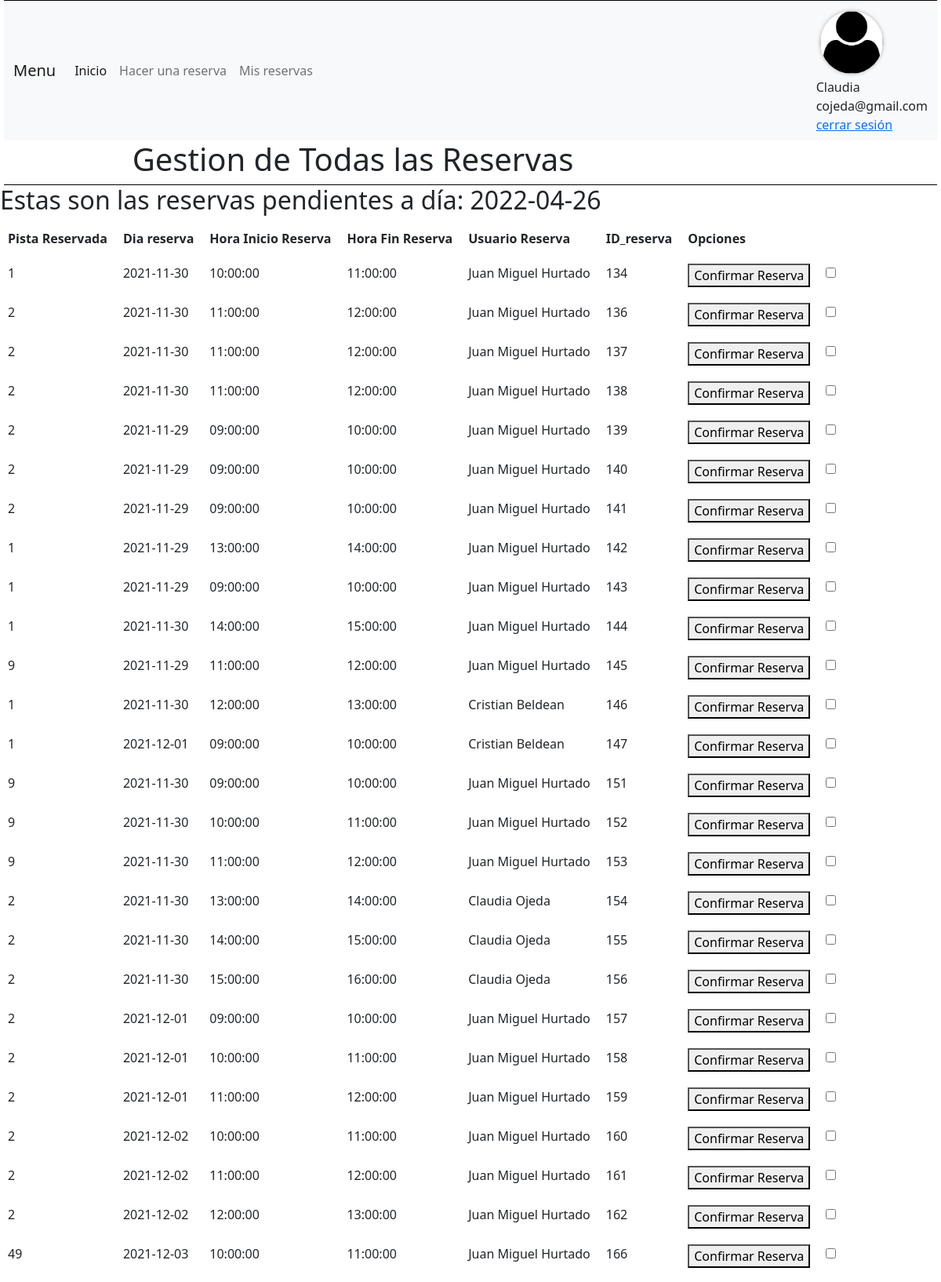
The page /gestionReservas.php (signed in, upper part) on the database its author committed.
### tables this page shows
CREATE TABLE `usuarios` (
  `id` int(11) NOT NULL,
  `nombre` varchar(100) NOT NULL,
  `apellidos` varchar(100) NOT NULL,
  `telefono` int(11) NOT NULL,
  `email` varchar(100) NOT NULL,
  `password` varchar(100) NOT NULL,
  `foto` varchar(200) NOT NULL,
  `cookie_id` varchar(100) NOT NULL,
  `privilegios` varchar(200) NOT NULL,
  `fecha_registro` timestamp NOT NULL DEFAULT current_timestamp()
);

CREATE TABLE `reservas` (
  `id_reserva` int(11) NOT NULL,
  `id_usuario` int(11) NOT NULL,
  `id_instalacion` int(11) NOT NULL,
  `fecha_reserva` date NOT NULL,
  `hora_inicio` time NOT NULL,
  `hora_fin` time NOT NULL,
  `fecha_hora_registro` timestamp NOT NULL DEFAULT current_timestamp() ON UPDATE current_timestamp()
);

### utilidades/Session.php (called while the page is built, shortened)
<?php
class Session {
    static public function existe(){
        return isset($_SESSION['id_usuario_sesion']);
    }
    static public function obtener(){
        if(isset($_SESSION['id_usuario_sesion']))
            return $_SESSION['id_usuario_sesion'];
        else
            return false;
    }
}

### modelos/UsuarioDAO.php (called while the page is built, shortened)
<?php
class UsuarioDAO {
    private $conn;
    public function __construct($conn) {
        $this->conn = $conn;
    }
    public function find($id) {
        $sql = "SELECT * FROM usuarios WHERE id=$id";
        if (!$result = $this->conn->query($sql)) {
            die("Error en la SQL: " . $this->conn->error);
        }
        return $result->fetch_object('Usuario');
    }
}

### modelos/Usuario.php (called while the page is built, shortened)
<?php
class Usuario {
    private $nombre;
    private $apellidos;
    private $email;
    private $foto;
    function getNombre() {
        return $this->nombre;
    }
    function getApellidos() {
        return $this->apellidos;
    }
    function getEmail() {
        return $this->email;
    }
    function getFoto() {
        return $this->foto;
    }
}

### utilidades/ConexionBD.php (called while the page is built, shortened)
<?php
class ConexionBD {
    public static function conectar(): mysqli{
        $conn = new mysqli('localhost','admin','admin','gestion_reservas');
        return $conn;
    }
}

### modelos/ReservaDAO.php (called while the page is built, shortened)
<?php
class ReservaDAO {
    private $conn;
    public function __construct($conn) {
        $this->conn = $conn;
    }
        public function findallReservasToFecha($fecha_seleccionada) {
        $sql = "SELECT * FROM reservas WHERE fecha_reserva>'$fecha_seleccionada'";
        if (!$result = $this->conn->query($sql)) {
            die("Error en la SQL: " . $this->conn->error);
        }
        $array_horarios_reservados = array();
        while ($reserva = $result->fetch_object('Reserva')) {
            $array_horarios_reservados[] = $reserva;
        }
        return $array_horarios_reservados;
    }
}

### modelos/Reserva.php (called while the page is built, shortened)
<?php
class Reserva {
    private $id_reserva;
    private $id_usuario;
    private $id_instalacion;
    private $fecha_reserva;
    private $hora_inicio;
    private $hora_fin;
    function getId_instalacion() {
        return $this->id_instalacion;
    }
    function getId_reserva() {
        return $this->id_reserva;
    }
    function getId_usuario() {
        return $this->id_usuario;
    }
    function getFecha_reserva() {
        return $this->fecha_reserva;
    }
    function getHora_inicio() {
        return $this->hora_inicio;
    }
    function getHora_fin() {
        return $this->hora_fin;
    }
}

### gestionReservas.php (the view, shortened to what this page needs)
<?php
require 'utilidades/ConexionBD.php';
require 'modelos/Usuario.php';
require 'modelos/UsuarioDAO.php';
require 'modelos/Reserva.php';
require 'modelos/ReservaDAO.php';
require 'utilidades/Session.php';
if (Session::existe() == true) {
    $reservaDAO = new ReservaDAO(ConexionBD::conectar());
    $reservas = $reservaDAO->findallReservasToFecha('2021/11/28');
}
?>
<!DOCTYPE html>
<html>
    <head>
        <link rel="stylesheet" type="text/css" href="utilidades/styleGestionReservas.css">
    </head>
    <body>
        <menu>
            <?php
            $titulo = "Gestion de Todas las Reservas";
            include ('utilidades/menu.php')
            ?>
        </menu>
        <h2>Estas son las reservas pendientes a día:  <?php echo date('Y-m-d') ?></h2>
        <?php if (Session::existe()) { ?>
            <table>
                <thead>
                    <tr>
                        <th>Pista Reservada</th>
                        <th>Dia reserva   </th>
                        <th>Hora Inicio Reserva</th>
                        <th>Hora Fin Reserva</th>
                        <th>Usuario Reserva</th>
                        <th>ID_reserva</th>
                        <th>Opciones</th>
                    </tr>
                </thead>
                <tbody>
                    <?php foreach ($reservas as $reservasByUser) { ?>
                        <?php
                        $usuarioDAO = new UsuarioDAO(ConexionBD::conectar());
                        $usuario = $usuarioDAO->find($reservasByUser->getId_usuario());
                        ?>
                        <tr>
                            <td><?php echo $reservasByUser->getId_instalacion(); ?></td>
                            <td><?php echo $reservasByUser->getFecha_reserva(); ?></td>
                            <td><?php echo $reservasByUser->getHora_inicio(); ?> </td>
                            <td><?php echo $reservasByUser->getHora_fin(); ?> </td>
                            <td><?php echo $usuario->getNombre() . " " . $usuario->getApellidos(); ?> </td>
                            <td><?php echo $reservasByUser->getId_reserva(); ?> </td>
                            <td><button>Confirmar Reserva</button></td>
                            <td><input type="checkbox" name="<?php echo $reservasByUser->getId_reserva() ?>" value="<?php echo $reservasByUser->getId_reserva() ?>"> </td>
                        <?php } ?>
                    </tr>
                </tbody>
            </table>
        <?php } ?>
    </body>
</html>

### utilidades/menu.php (shortened to what this page needs)
<!DOCTYPE html>
<html lang="es">
<head>
    <link href="https://cdn.jsdelivr.net/npm/bootstrap@5.0.2/dist/css/bootstrap.min.css" rel="stylesheet"
>
</head>
<nav class="navbar navbar-expand-lg navbar-light bg-light">
    <div class="container-fluid">
        <a class="navbar-brand" href="#">Menu</a>
        <div class="collapse navbar-collapse" id="navbarSupportedContent">
            <ul class="navbar-nav me-auto mb-2 mb-lg-0">
                <li class="nav-item">
                    <a class="nav-link active" aria-current="page" href="index.php">Inicio</a>
                </li>
                <li class="nav-item">
                    <a class="nav-link" href="reservar.php">Hacer una reserva</a>
                </li>
                <li class="nav-item">
                    <a class="nav-link" href="mis_reservas.php">Mis reservas</a>
                </li>
            </ul>
            <?php if (Session::existe()): ?>
            <?php
            $conn = ConexionBD::conectar();
            $usuDAO = new UsuarioDAO($conn);
            $usuario = $usuDAO->find(Session::obtener());
            ?>
            <div id="usuario">
                <img width="120" height="120" id="foto_usuario"
                    style="background-image: url(imagenes/fotosUsuarios/<?= $usuario->getFoto() ?>); background-size:cover; background-position:center"></img>
                <div id="datos_usuario"><?= $usuario->getNombre() ?> <br>
                    <?= $usuario->getEmail() ?> <br>
                    <a href="logout.php">cerrar sesión</a>
                </div>
            </div>
            <?php endif; ?>
        </div>
    </div>
</nav>
<header>
    <div id="titulo">
        <h1><?php echo $titulo ?></h1>
    </div>
</header>

### utilidades/styleGestionReservas.css (style rules this page uses)
header { overflow: auto; }
h2 { display: inline-block; }
#usuario,#login { display: block; flex-direction: column; float: right; position: relative; }
#titulo { margin-right: 300px; text-align: center; }
menu { overflow: auto; border-bottom: 1px solid black; border-top: 1px solid black; margin: 0px 5px; padding: 0px; }
#foto_usuario { height: 80px; width: 80px; background-size: cover; background-position: center; border-radius: 40px; box-shadow: 0px 0px 5px 0px #aaa; margin: 5px; }
#datos_usuario { position: static; top:40px; left: 100px; }
td, th, tr#tables { align-content: space-between; margin: 10px; padding: 10px; border-bottom: 1px solid black; }

### rows shown on the page
usuarios: nombre "Claudia", email "cojeda@gmail.com"
reservas: id_instalacion "1", fecha_reserva "2021-11-30", hora_inicio "10:00:00", hora_fin "11:00:00", id_usuario.nombre "Juan Miguel", id_usuario.apellidos "Hurtado", id_reserva "134"
reservas: id_instalacion "2", fecha_reserva "2021-11-30", hora_inicio "11:00:00", hora_fin "12:00:00", id_usuario.nombre "Juan Miguel", id_usuario.apellidos "Hurtado", id_reserva "136"
reservas: id_instalacion "2", fecha_reserva "2021-11-30", hora_inicio "11:00:00", hora_fin "12:00:00", id_usuario.nombre "Juan Miguel", id_usuario.apellidos "Hurtado", id_reserva "137"
reservas: id_instalacion "2", fecha_reserva "2021-11-30", hora_inicio "11:00:00", hora_fin "12:00:00", id_usuario.nombre "Juan Miguel", id_usuario.apellidos "Hurtado", id_reserva "138"
reservas: id_instalacion "2", fecha_reserva "2021-11-29", hora_inicio "09:00:00", hora_fin "10:00:00", id_usuario.nombre "Juan Miguel", id_usuario.apellidos "Hurtado", id_reserva "139"
reservas: id_instalacion "2", fecha_reserva "2021-11-29", hora_inicio "09:00:00", hora_fin "10:00:00", id_usuario.nombre "Juan Miguel", id_usuario.apellidos "Hurtado", id_reserva "140"
reservas: id_instalacion "2", fecha_reserva "2021-11-29", hora_inicio "09:00:00", hora_fin "10:00:00", id_usuario.nombre "Juan Miguel", id_usuario.apellidos "Hurtado", id_reserva "141"
reservas: id_instalacion "1", fecha_reserva "2021-11-29", hora_inicio "13:00:00", hora_fin "14:00:00", id_usuario.nombre "Juan Miguel", id_usuario.apellidos "Hurtado", id_reserva "142"
reservas: id_instalacion "1", fecha_reserva "2021-11-29", hora_inicio "09:00:00", hora_fin "10:00:00", id_usuario.nombre "Juan Miguel", id_usuario.apellidos "Hurtado", id_reserva "143"
reservas: id_instalacion "1", fecha_reserva "2021-11-30", hora_inicio "14:00:00", hora_fin "15:00:00", id_usuario.nombre "Juan Miguel", id_usuario.apellidos "Hurtado", id_reserva "144"
reservas: id_instalacion "9", fecha_reserva "2021-11-29", hora_inicio "11:00:00", hora_fin "12:00:00", id_usuario.nombre "Juan Miguel", id_usuario.apellidos "Hurtado", id_reserva "145"
reservas: id_instalacion "1", fecha_reserva "2021-11-30", hora_inicio "12:00:00", hora_fin "13:00:00", id_usuario.nombre "Cristian", id_usuario.apellidos "Beldean", id_reserva "146"
reservas: id_instalacion "1", fecha_reserva "2021-12-01", hora_inicio "09:00:00", hora_fin "10:00:00", id_usuario.nombre "Cristian", id_usuario.apellidos "Beldean", id_reserva "147"
reservas: id_instalacion "9", fecha_reserva "2021-11-30", hora_inicio "09:00:00", hora_fin "10:00:00", id_usuario.nombre "Juan Miguel", id_usuario.apellidos "Hurtado", id_reserva "151"
reservas: id_instalacion "9", fecha_reserva "2021-11-30", hora_inicio "10:00:00", hora_fin "11:00:00", id_usuario.nombre "Juan Miguel", id_usuario.apellidos "Hurtado", id_reserva "152"
reservas: id_instalacion "9", fecha_reserva "2021-11-30", hora_inicio "11:00:00", hora_fin "12:00:00", id_usuario.nombre "Juan Miguel", id_usuario.apellidos "Hurtado", id_reserva "153"
reservas: id_instalacion "2", fecha_reserva "2021-11-30", hora_inicio "13:00:00", hora_fin "14:00:00", id_usuario.nombre "Claudia", id_usuario.apellidos "Ojeda", id_reserva "154"
reservas: id_instalacion "2", fecha_reserva "2021-11-30", hora_inicio "14:00:00", hora_fin "15:00:00", id_usuario.nombre "Claudia", id_usuario.apellidos "Ojeda", id_reserva "155"
reservas: id_instalacion "2", fecha_reserva "2021-11-30", hora_inicio "15:00:00", hora_fin "16:00:00", id_usuario.nombre "Claudia", id_usuario.apellidos "Ojeda", id_reserva "156"
reservas: id_instalacion "2", fecha_reserva "2021-12-01", hora_inicio "09:00:00", hora_fin "10:00:00", id_usuario.nombre "Juan Miguel", id_usuario.apellidos "Hurtado", id_reserva "157"
reservas: id_instalacion "2", fecha_reserva "2021-12-01", hora_inicio "10:00:00", hora_fin "11:00:00", id_usuario.nombre "Juan Miguel", id_usuario.apellidos "Hurtado", id_reserva "158"
reservas: id_instalacion "2", fecha_reserva "2021-12-01", hora_inicio "11:00:00", hora_fin "12:00:00", id_usuario.nombre "Juan Miguel", id_usuario.apellidos "Hurtado", id_reserva "159"
reservas: id_instalacion "2", fecha_reserva "2021-12-02", hora_inicio "10:00:00", hora_fin "11:00:00", id_usuario.nombre "Juan Miguel", id_usuario.apellidos "Hurtado", id_reserva "160"
reservas: id_instalacion "2", fecha_reserva "2021-12-02", hora_inicio "11:00:00", hora_fin "12:00:00", id_usuario.nombre "Juan Miguel", id_usuario.apellidos "Hurtado", id_reserva "161"
reservas: id_instalacion "2", fecha_reserva "2021-12-02", hora_inicio "12:00:00", hora_fin "13:00:00", id_usuario.nombre "Juan Miguel", id_usuario.apellidos "Hurtado", id_reserva "162"
reservas: id_instalacion "49", fecha_reserva "2021-12-03", hora_inicio "10:00:00", hora_fin "11:00:00", id_usuario.nombre "Juan Miguel", id_usuario.apellidos "Hurtado", id_reserva "166"

### other values the page prints
$titulo "Gestion de Todas las Reservas"
